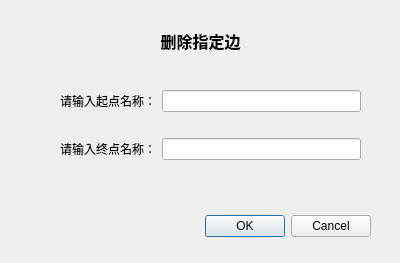
<?xml version="1.0" encoding="UTF-8"?>
<ui version="4.0">
 <class>delEdgeDialog</class>
 <widget class="QDialog" name="delEdgeDialog">
  <property name="geometry">
   <rect>
    <x>0</x>
    <y>0</y>
    <width>400</width>
    <height>263</height>
   </rect>
  </property>
  <property name="windowTitle">
   <string>Dialog</string>
  </property>
  <widget class="QDialogButtonBox" name="buttonBox">
   <property name="geometry">
    <rect>
     <x>30</x>
     <y>210</y>
     <width>341</width>
     <height>32</height>
    </rect>
   </property>
   <property name="orientation">
    <enum>Qt::Orientation::Horizontal</enum>
   </property>
   <property name="standardButtons">
    <set>QDialogButtonBox::StandardButton::Cancel|QDialogButtonBox::StandardButton::Ok</set>
   </property>
  </widget>
  <widget class="QLabel" name="label">
   <property name="geometry">
    <rect>
     <x>110</x>
     <y>30</y>
     <width>181</width>
     <height>21</height>
    </rect>
   </property>
   <property name="font">
    <font>
     <pointsize>12</pointsize>
     <bold>true</bold>
    </font>
   </property>
   <property name="text">
    <string>删除指定边</string>
   </property>
   <property name="alignment">
    <set>Qt::AlignmentFlag::AlignCenter</set>
   </property>
  </widget>
  <widget class="QWidget" name="">
   <property name="geometry">
    <rect>
     <x>60</x>
     <y>70</y>
     <width>301</width>
     <height>111</height>
    </rect>
   </property>
   <layout class="QGridLayout" name="gridLayout">
    <item row="0" column="0">
     <widget class="QLabel" name="label_start">
      <property name="text">
       <string>请输入起点名称：</string>
      </property>
     </widget>
    </item>
    <item row="0" column="1">
     <widget class="QLineEdit" name="startEdit"/>
    </item>
    <item row="1" column="0">
     <widget class="QLabel" name="label_end">
      <property name="text">
       <string>请输入终点名称：</string>
      </property>
     </widget>
    </item>
    <item row="1" column="1">
     <widget class="QLineEdit" name="endEdit"/>
    </item>
   </layout>
  </widget>
 </widget>
 <resources/>
 <connections>
  <connection>
   <sender>buttonBox</sender>
   <signal>accepted()</signal>
   <receiver>delEdgeDialog</receiver>
   <slot>accept()</slot>
   <hints>
    <hint type="sourcelabel">
     <x>248</x>
     <y>254</y>
    </hint>
    <hint type="destinationlabel">
     <x>157</x>
     <y>274</y>
    </hint>
   </hints>
  </connection>
  <connection>
   <sender>buttonBox</sender>
   <signal>rejected()</signal>
   <receiver>delEdgeDialog</receiver>
   <slot>reject()</slot>
   <hints>
    <hint type="sourcelabel">
     <x>316</x>
     <y>260</y>
    </hint>
    <hint type="destinationlabel">
     <x>286</x>
     <y>274</y>
    </hint>
   </hints>
  </connection>
 </connections>
</ui>
